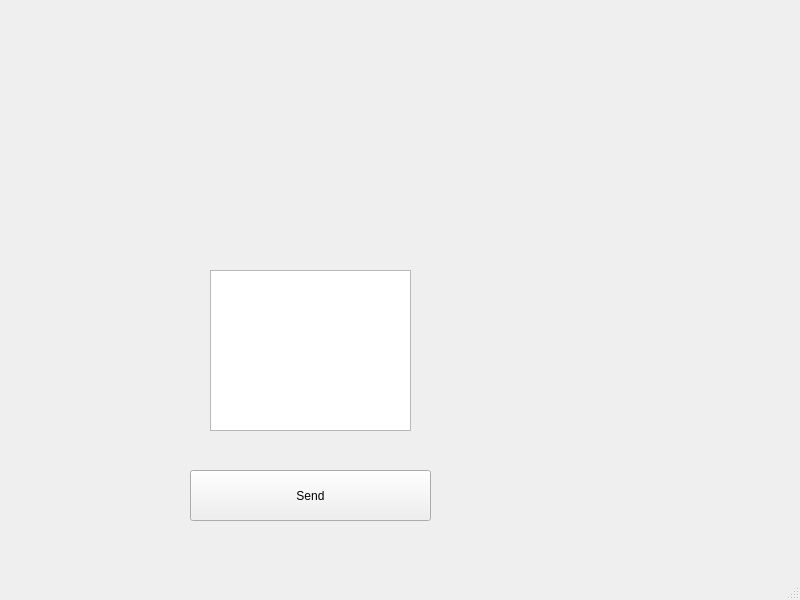
<?xml version="1.0" encoding="UTF-8"?>
<ui version="4.0">
 <class>MainWindow</class>
 <widget class="QMainWindow" name="MainWindow">
  <property name="geometry">
   <rect>
    <x>0</x>
    <y>0</y>
    <width>800</width>
    <height>600</height>
   </rect>
  </property>
  <property name="windowTitle">
   <string>MainWindow</string>
  </property>
  <widget class="QWidget" name="centralwidget">
   <widget class="QPushButton" name="ui_SendMesssageButton">
    <property name="geometry">
     <rect>
      <x>190</x>
      <y>470</y>
      <width>241</width>
      <height>51</height>
     </rect>
    </property>
    <property name="text">
     <string>Send</string>
    </property>
   </widget>
   <widget class="QTextEdit" name="ui_SendMessageBox">
    <property name="geometry">
     <rect>
      <x>210</x>
      <y>270</y>
      <width>201</width>
      <height>161</height>
     </rect>
    </property>
   </widget>
  </widget>
  <widget class="QMenuBar" name="menubar">
   <property name="geometry">
    <rect>
     <x>0</x>
     <y>0</y>
     <width>800</width>
     <height>21</height>
    </rect>
   </property>
  </widget>
  <widget class="QStatusBar" name="statusbar"/>
 </widget>
 <resources/>
 <connections/>
</ui>
